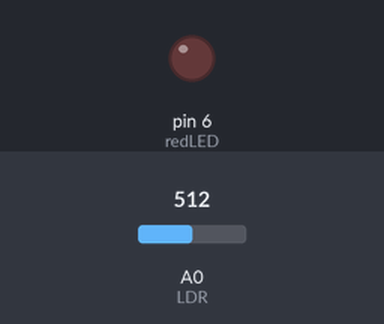
The sketch below on a simulated Arduino Uno, built with avr-gcc and run on an emulated ATmega328P. Parts: output pins drawn as LEDs (lit = HIGH). Inputs (shaded band) come from the test bench; at power-on: A0 (LDR) = 512. Pins used as bus, display or sensor lines are not drawn.

Above: at 1.2 s.
1.3 s: A0 (LDR) set to 490
At 1.9 s:
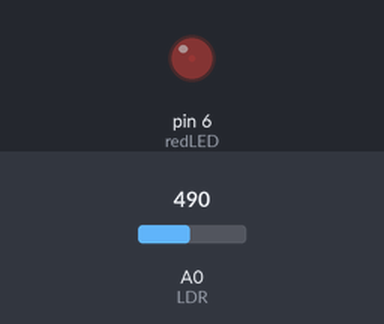
2.8 s: A0 (LDR) set to 306
At 3.1 s:
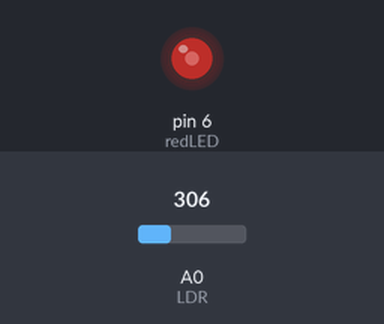
4.3 s: A0 (LDR) set to 122
At 5.4 s:
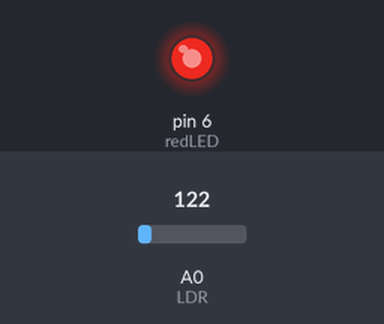
Timing chart, 0 to 7.3 s (numbered marks = the images above; inputs shaded):
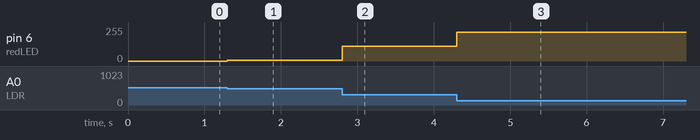

The sketch:

redLDR.ino
```cpp
const int redLED = 6;
const int GND = 2;
const int VCC =  A1;
const int LDR =  A0;
int val; // number used in calculations
const int MIN_Light = 50;   //Minimum expected light value
const int MAX_Light = 500;    //Maximum Expected Light value

void setup() {
  pinMode (GND, OUTPUT);
  pinMode (VCC, OUTPUT);
  pinMode (redLED, OUTPUT);
  pinMode (LDR, INPUT); // Set LDR to an input
  digitalWrite (GND, 0);
  digitalWrite (VCC, 1);
}

void loop() {
  val = analogRead(LDR);
  val = map(val, MIN_Light, MAX_Light, 255, 0);
  val = constrain(val, 0, 255);
  analogWrite(redLED, val);
}
```

Measured:
- after the input at 1.3 s, pin 6 (redLED): 0/255 → 6/255 at once
- after the input at 2.8 s, pin 6 (redLED): 6/255 → 110/255 at once
- after the input at 4.3 s, pin 6 (redLED): 110/255 → 215/255 at once
